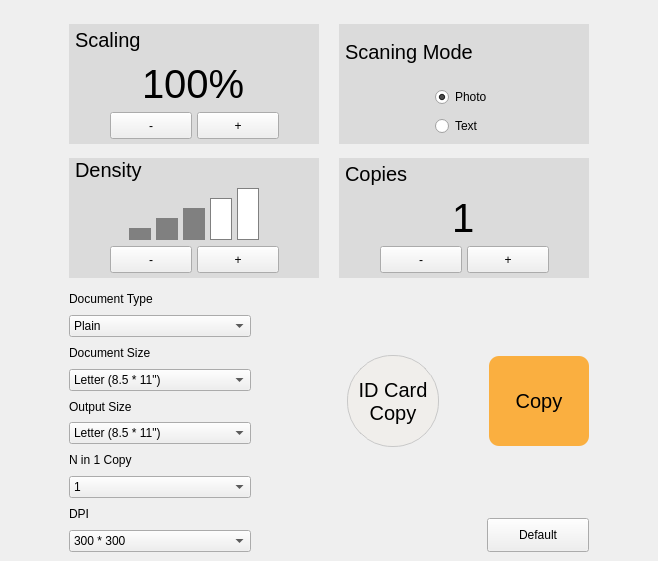
<?xml version="1.0" encoding="UTF-8"?>
<ui version="4.0">
 <class>TabCopy</class>
 <widget class="QWidget" name="TabCopy">
  <property name="geometry">
   <rect>
    <x>0</x>
    <y>0</y>
    <width>658</width>
    <height>561</height>
   </rect>
  </property>
  <property name="windowTitle">
   <string>Form</string>
  </property>
  <property name="styleSheet">
   <string notr="true">#bg_scaling,#bg_scaningMode,#bg_density,#bg_copies{
background-color: rgb(219, 219, 219);
min-width:250px;
max-width:250px;
min-height:120px;
max-height:120px;
}
#bg_scaling:!enabled{
background-color: rgb(190, 190, 190);
}
#label_scaling,#label_scaningMode,#label_density,#label_copies{
font: 20px;
padding-left:1px;
max-height:1em;
}
#scaling,#copies{font:40px}
#density{
min-width:130px;
max-width:130px;
min-height:52px;
max-height:52px;
}
#density1,#density2,#density3,
#density4,#density5{
min-width:20;
max-width:20;
min-height:10;
max-height:10;
background-color:gray;
border:1px solid gray;
}
#density2{
min-height:20;
max-height:20;
}
#density3{
min-height:30;
max-height:30;
}
#density4{
min-height:40;
max-height:40;
background-color:white;
}
#density5{
min-height:50;
max-height:50;
background-color:white;
}

QComboBox{
min-width:180px;
max-width:180px;
}


QToolButton{
 border-radius: 45px;
min-width:90px;
max-width:90px;
min-height:90px;
max-height:90px;
	background-color: #f0eeeb; 
border: 1px solid #c8c8c8;
font:20px;
/*	color: #4c4c4c;*/
}

#IDCardCopy:pressed{
	background-color:gray;
}
#IDCardCopy:!enabled{
	background-color:gray;
}

#copy{
min-width:100px;
max-width:100px;
 border-radius: 10px;
border:none;
}

#copy:!enabled{
	background-color:#9d9b98;
}
#copy:enabled:!pressed{
	background-color:#faaf40;
}
#copy:pressed{
/*	background-color:#71c2cd;*/
	background-color:#9d9b98;
}

QPushButton{
	min-width:80;
	max-width:80;
	min-height:25;
	max-height:25;
}

#btn_default{
	min-width:100;
	max-width:100;
	min-height:32;
	max-height:32;
}</string>
  </property>
  <layout class="QHBoxLayout" name="horizontalLayout">
   <property name="bottomMargin">
    <number>0</number>
   </property>
   <item>
    <spacer name="horizontalSpacer_4">
     <property name="orientation">
      <enum>Qt::Horizontal</enum>
     </property>
     <property name="sizeHint" stdset="0">
      <size>
       <width>40</width>
       <height>20</height>
      </size>
     </property>
    </spacer>
   </item>
   <item>
    <widget class="QWidget" name="widget" native="true">
     <layout class="QVBoxLayout" name="verticalLayout_2">
      <item>
       <widget class="QWidget" name="widget2" native="true">
        <layout class="QGridLayout" name="gridLayout">
         <property name="leftMargin">
          <number>0</number>
         </property>
         <property name="topMargin">
          <number>0</number>
         </property>
         <property name="rightMargin">
          <number>0</number>
         </property>
         <property name="bottomMargin">
          <number>0</number>
         </property>
         <property name="horizontalSpacing">
          <number>20</number>
         </property>
         <property name="verticalSpacing">
          <number>10</number>
         </property>
         <item row="2" column="2">
          <widget class="QWidget" name="bg_copies" native="true">
           <layout class="QVBoxLayout" name="verticalLayout_4">
            <property name="spacing">
             <number>5</number>
            </property>
            <property name="leftMargin">
             <number>0</number>
            </property>
            <property name="topMargin">
             <number>0</number>
            </property>
            <property name="rightMargin">
             <number>0</number>
            </property>
            <property name="bottomMargin">
             <number>5</number>
            </property>
            <item>
             <widget class="QLabel" name="label_copies">
              <property name="text">
               <string>Copies</string>
              </property>
             </widget>
            </item>
            <item alignment="Qt::AlignHCenter">
             <widget class="QLabel" name="copies">
              <property name="text">
               <string>1</string>
              </property>
             </widget>
            </item>
            <item>
             <layout class="QHBoxLayout" name="horizontalLayout_5">
              <item>
               <spacer name="horizontalSpacer_11">
                <property name="orientation">
                 <enum>Qt::Horizontal</enum>
                </property>
                <property name="sizeHint" stdset="0">
                 <size>
                  <width>40</width>
                  <height>20</height>
                 </size>
                </property>
               </spacer>
              </item>
              <item>
               <widget class="QPushButton" name="copies_minus">
                <property name="focusPolicy">
                 <enum>Qt::NoFocus</enum>
                </property>
                <property name="text">
                 <string>-</string>
                </property>
                <property name="autoRepeat">
                 <bool>true</bool>
                </property>
               </widget>
              </item>
              <item>
               <widget class="QPushButton" name="copies_plus">
                <property name="focusPolicy">
                 <enum>Qt::NoFocus</enum>
                </property>
                <property name="text">
                 <string>+</string>
                </property>
                <property name="autoRepeat">
                 <bool>true</bool>
                </property>
               </widget>
              </item>
              <item>
               <spacer name="horizontalSpacer_12">
                <property name="orientation">
                 <enum>Qt::Horizontal</enum>
                </property>
                <property name="sizeHint" stdset="0">
                 <size>
                  <width>40</width>
                  <height>20</height>
                 </size>
                </property>
               </spacer>
              </item>
             </layout>
            </item>
           </layout>
          </widget>
         </item>
         <item row="0" column="0">
          <widget class="QWidget" name="bg_scaling" native="true">
           <property name="minimumSize">
            <size>
             <width>250</width>
             <height>120</height>
            </size>
           </property>
           <property name="maximumSize">
            <size>
             <width>250</width>
             <height>120</height>
            </size>
           </property>
           <layout class="QVBoxLayout" name="verticalLayout_7">
            <property name="spacing">
             <number>5</number>
            </property>
            <property name="leftMargin">
             <number>0</number>
            </property>
            <property name="topMargin">
             <number>0</number>
            </property>
            <property name="rightMargin">
             <number>0</number>
            </property>
            <property name="bottomMargin">
             <number>5</number>
            </property>
            <item>
             <widget class="QLabel" name="label_scaling">
              <property name="text">
               <string>Scaling</string>
              </property>
             </widget>
            </item>
            <item alignment="Qt::AlignHCenter">
             <widget class="QLabel" name="scaling">
              <property name="text">
               <string>100%</string>
              </property>
             </widget>
            </item>
            <item>
             <layout class="QHBoxLayout" name="horizontalLayout_3">
              <item>
               <spacer name="horizontalSpacer_9">
                <property name="orientation">
                 <enum>Qt::Horizontal</enum>
                </property>
                <property name="sizeHint" stdset="0">
                 <size>
                  <width>40</width>
                  <height>20</height>
                 </size>
                </property>
               </spacer>
              </item>
              <item>
               <widget class="QPushButton" name="scaling_minus">
                <property name="focusPolicy">
                 <enum>Qt::NoFocus</enum>
                </property>
                <property name="text">
                 <string>-</string>
                </property>
                <property name="autoRepeat">
                 <bool>true</bool>
                </property>
               </widget>
              </item>
              <item>
               <widget class="QPushButton" name="scaling_plus">
                <property name="focusPolicy">
                 <enum>Qt::NoFocus</enum>
                </property>
                <property name="text">
                 <string>+</string>
                </property>
                <property name="autoRepeat">
                 <bool>true</bool>
                </property>
               </widget>
              </item>
              <item>
               <spacer name="horizontalSpacer_10">
                <property name="orientation">
                 <enum>Qt::Horizontal</enum>
                </property>
                <property name="sizeHint" stdset="0">
                 <size>
                  <width>40</width>
                  <height>20</height>
                 </size>
                </property>
               </spacer>
              </item>
             </layout>
            </item>
           </layout>
          </widget>
         </item>
         <item row="2" column="0">
          <widget class="QWidget" name="bg_density" native="true">
           <property name="minimumSize">
            <size>
             <width>250</width>
             <height>120</height>
            </size>
           </property>
           <property name="maximumSize">
            <size>
             <width>250</width>
             <height>120</height>
            </size>
           </property>
           <layout class="QVBoxLayout" name="verticalLayout_5">
            <property name="spacing">
             <number>5</number>
            </property>
            <property name="leftMargin">
             <number>0</number>
            </property>
            <property name="topMargin">
             <number>0</number>
            </property>
            <property name="rightMargin">
             <number>0</number>
            </property>
            <property name="bottomMargin">
             <number>5</number>
            </property>
            <item>
             <widget class="QLabel" name="label_density">
              <property name="text">
               <string>Density</string>
              </property>
             </widget>
            </item>
            <item>
             <spacer name="verticalSpacer">
              <property name="orientation">
               <enum>Qt::Vertical</enum>
              </property>
              <property name="sizeHint" stdset="0">
               <size>
                <width>20</width>
                <height>40</height>
               </size>
              </property>
             </spacer>
            </item>
            <item alignment="Qt::AlignHCenter">
             <widget class="QWidget" name="density" native="true">
              <layout class="QHBoxLayout" name="horizontalLayout_2">
               <property name="spacing">
                <number>5</number>
               </property>
               <property name="leftMargin">
                <number>0</number>
               </property>
               <property name="topMargin">
                <number>0</number>
               </property>
               <property name="rightMargin">
                <number>0</number>
               </property>
               <property name="bottomMargin">
                <number>0</number>
               </property>
               <item alignment="Qt::AlignBottom">
                <widget class="QLabel" name="density1">
                 <property name="sizePolicy">
                  <sizepolicy hsizetype="Preferred" vsizetype="Fixed">
                   <horstretch>0</horstretch>
                   <verstretch>0</verstretch>
                  </sizepolicy>
                 </property>
                 <property name="minimumSize">
                  <size>
                   <width>22</width>
                   <height>12</height>
                  </size>
                 </property>
                 <property name="maximumSize">
                  <size>
                   <width>22</width>
                   <height>12</height>
                  </size>
                 </property>
                </widget>
               </item>
               <item alignment="Qt::AlignBottom">
                <widget class="QLabel" name="density2">
                 <property name="sizePolicy">
                  <sizepolicy hsizetype="Preferred" vsizetype="Fixed">
                   <horstretch>0</horstretch>
                   <verstretch>0</verstretch>
                  </sizepolicy>
                 </property>
                 <property name="minimumSize">
                  <size>
                   <width>22</width>
                   <height>22</height>
                  </size>
                 </property>
                 <property name="maximumSize">
                  <size>
                   <width>22</width>
                   <height>22</height>
                  </size>
                 </property>
                </widget>
               </item>
               <item alignment="Qt::AlignBottom">
                <widget class="QLabel" name="density3">
                 <property name="sizePolicy">
                  <sizepolicy hsizetype="Preferred" vsizetype="Fixed">
                   <horstretch>0</horstretch>
                   <verstretch>0</verstretch>
                  </sizepolicy>
                 </property>
                 <property name="minimumSize">
                  <size>
                   <width>22</width>
                   <height>32</height>
                  </size>
                 </property>
                 <property name="maximumSize">
                  <size>
                   <width>22</width>
                   <height>32</height>
                  </size>
                 </property>
                </widget>
               </item>
               <item alignment="Qt::AlignBottom">
                <widget class="QLabel" name="density4">
                 <property name="sizePolicy">
                  <sizepolicy hsizetype="Preferred" vsizetype="Fixed">
                   <horstretch>0</horstretch>
                   <verstretch>0</verstretch>
                  </sizepolicy>
                 </property>
                 <property name="minimumSize">
                  <size>
                   <width>22</width>
                   <height>42</height>
                  </size>
                 </property>
                 <property name="maximumSize">
                  <size>
                   <width>22</width>
                   <height>42</height>
                  </size>
                 </property>
                </widget>
               </item>
               <item alignment="Qt::AlignBottom">
                <widget class="QLabel" name="density5">
                 <property name="sizePolicy">
                  <sizepolicy hsizetype="Preferred" vsizetype="Fixed">
                   <horstretch>0</horstretch>
                   <verstretch>0</verstretch>
                  </sizepolicy>
                 </property>
                 <property name="minimumSize">
                  <size>
                   <width>22</width>
                   <height>52</height>
                  </size>
                 </property>
                 <property name="maximumSize">
                  <size>
                   <width>22</width>
                   <height>52</height>
                  </size>
                 </property>
                </widget>
               </item>
              </layout>
             </widget>
            </item>
            <item>
             <spacer name="verticalSpacer_2">
              <property name="orientation">
               <enum>Qt::Vertical</enum>
              </property>
              <property name="sizeHint" stdset="0">
               <size>
                <width>20</width>
                <height>40</height>
               </size>
              </property>
             </spacer>
            </item>
            <item>
             <layout class="QHBoxLayout" name="horizontalLayout_4">
              <item>
               <spacer name="horizontalSpacer_7">
                <property name="orientation">
                 <enum>Qt::Horizontal</enum>
                </property>
                <property name="sizeHint" stdset="0">
                 <size>
                  <width>40</width>
                  <height>20</height>
                 </size>
                </property>
               </spacer>
              </item>
              <item>
               <widget class="QPushButton" name="density_minus">
                <property name="focusPolicy">
                 <enum>Qt::NoFocus</enum>
                </property>
                <property name="text">
                 <string>-</string>
                </property>
                <property name="autoRepeat">
                 <bool>true</bool>
                </property>
               </widget>
              </item>
              <item>
               <widget class="QPushButton" name="density_plus">
                <property name="focusPolicy">
                 <enum>Qt::NoFocus</enum>
                </property>
                <property name="text">
                 <string>+</string>
                </property>
                <property name="autoRepeat">
                 <bool>true</bool>
                </property>
               </widget>
              </item>
              <item>
               <spacer name="horizontalSpacer_8">
                <property name="orientation">
                 <enum>Qt::Horizontal</enum>
                </property>
                <property name="sizeHint" stdset="0">
                 <size>
                  <width>40</width>
                  <height>20</height>
                 </size>
                </property>
               </spacer>
              </item>
             </layout>
            </item>
           </layout>
          </widget>
         </item>
         <item row="0" column="2">
          <widget class="QWidget" name="bg_scaningMode" native="true">
           <layout class="QVBoxLayout" name="verticalLayout_6">
            <property name="spacing">
             <number>5</number>
            </property>
            <property name="leftMargin">
             <number>0</number>
            </property>
            <property name="topMargin">
             <number>0</number>
            </property>
            <property name="rightMargin">
             <number>0</number>
            </property>
            <property name="bottomMargin">
             <number>5</number>
            </property>
            <item>
             <widget class="QLabel" name="label_scaningMode">
              <property name="text">
               <string>Scaning Mode</string>
              </property>
             </widget>
            </item>
            <item alignment="Qt::AlignHCenter">
             <widget class="QWidget" name="ScaningMode" native="true">
              <layout class="QVBoxLayout" name="verticalLayout">
               <property name="leftMargin">
                <number>0</number>
               </property>
               <property name="topMargin">
                <number>0</number>
               </property>
               <property name="rightMargin">
                <number>0</number>
               </property>
               <property name="bottomMargin">
                <number>0</number>
               </property>
               <item>
                <widget class="QRadioButton" name="photo">
                 <property name="focusPolicy">
                  <enum>Qt::NoFocus</enum>
                 </property>
                 <property name="text">
                  <string>Photo</string>
                 </property>
                 <property name="checked">
                  <bool>true</bool>
                 </property>
                </widget>
               </item>
               <item>
                <widget class="QRadioButton" name="text">
                 <property name="focusPolicy">
                  <enum>Qt::NoFocus</enum>
                 </property>
                 <property name="text">
                  <string>Text</string>
                 </property>
                </widget>
               </item>
              </layout>
             </widget>
            </item>
           </layout>
          </widget>
         </item>
        </layout>
       </widget>
      </item>
      <item>
       <layout class="QHBoxLayout" name="horizontalLayout_6">
        <item>
         <layout class="QVBoxLayout" name="verticalLayout_8">
          <item>
           <widget class="QLabel" name="label_9">
            <property name="text">
             <string>Document Type</string>
            </property>
           </widget>
          </item>
          <item>
           <widget class="QComboBox" name="combo_documentType">
            <property name="focusPolicy">
             <enum>Qt::NoFocus</enum>
            </property>
            <item>
             <property name="text">
              <string>Plain</string>
             </property>
            </item>
            <item>
             <property name="text">
              <string>Recycled</string>
             </property>
            </item>
            <item>
             <property name="text">
              <string>Thick</string>
             </property>
            </item>
            <item>
             <property name="text">
              <string>Thin</string>
             </property>
            </item>
            <item>
             <property name="text">
              <string>Label</string>
             </property>
            </item>
           </widget>
          </item>
          <item>
           <widget class="QLabel" name="label_10">
            <property name="text">
             <string>Document Size</string>
            </property>
           </widget>
          </item>
          <item>
           <widget class="QComboBox" name="combo_documentSize">
            <property name="focusPolicy">
             <enum>Qt::NoFocus</enum>
            </property>
            <item>
             <property name="text">
              <string>Letter (8.5 * 11&quot;)</string>
             </property>
            </item>
            <item>
             <property name="text">
              <string>A4 (210 * 297mm)</string>
             </property>
            </item>
            <item>
             <property name="text">
              <string>A5 (148 * 210mm)</string>
             </property>
            </item>
            <item>
             <property name="text">
              <string>B5 (182 * 257mm)</string>
             </property>
            </item>
            <item>
             <property name="text">
              <string>Executive (7.25 * 105&quot;)</string>
             </property>
            </item>
           </widget>
          </item>
          <item>
           <widget class="QLabel" name="label_11">
            <property name="text">
             <string>Output Size</string>
            </property>
           </widget>
          </item>
          <item>
           <widget class="QComboBox" name="combo_outputSize">
            <property name="focusPolicy">
             <enum>Qt::NoFocus</enum>
            </property>
            <item>
             <property name="text">
              <string>Letter (8.5 * 11&quot;)</string>
             </property>
            </item>
            <item>
             <property name="text">
              <string>A4 (210 * 297mm)</string>
             </property>
            </item>
            <item>
             <property name="text">
              <string>A5 (148 * 210mm)</string>
             </property>
            </item>
            <item>
             <property name="text">
              <string>A6 (105 * 148mm)</string>
             </property>
            </item>
            <item>
             <property name="text">
              <string>B5 (182 * 257mm)</string>
             </property>
            </item>
            <item>
             <property name="text">
              <string>B6 (128 * 182mm)</string>
             </property>
            </item>
            <item>
             <property name="text">
              <string>Executive (7.25 * 105&quot;)</string>
             </property>
            </item>
            <item>
             <property name="text">
              <string>16K (185 * 260mm)</string>
             </property>
            </item>
           </widget>
          </item>
          <item>
           <widget class="QLabel" name="label_12">
            <property name="text">
             <string>N in 1 Copy</string>
            </property>
           </widget>
          </item>
          <item>
           <widget class="QComboBox" name="combo_nIn1Copy">
            <property name="focusPolicy">
             <enum>Qt::NoFocus</enum>
            </property>
            <item>
             <property name="text">
              <string>1</string>
             </property>
            </item>
            <item>
             <property name="text">
              <string>2</string>
             </property>
            </item>
            <item>
             <property name="text">
              <string>4</string>
             </property>
            </item>
            <item>
             <property name="text">
              <string>9</string>
             </property>
            </item>
           </widget>
          </item>
          <item>
           <widget class="QLabel" name="label_13">
            <property name="text">
             <string>DPI</string>
            </property>
           </widget>
          </item>
          <item>
           <widget class="QComboBox" name="combo_dpi">
            <property name="focusPolicy">
             <enum>Qt::NoFocus</enum>
            </property>
            <item>
             <property name="text">
              <string>300 * 300</string>
             </property>
            </item>
            <item>
             <property name="text">
              <string>600 * 600</string>
             </property>
            </item>
           </widget>
          </item>
         </layout>
        </item>
        <item>
         <layout class="QVBoxLayout" name="verticalLayout_10">
          <item>
           <spacer name="verticalSpacer_4">
            <property name="orientation">
             <enum>Qt::Vertical</enum>
            </property>
            <property name="sizeHint" stdset="0">
             <size>
              <width>20</width>
              <height>40</height>
             </size>
            </property>
           </spacer>
          </item>
          <item>
           <layout class="QHBoxLayout" name="horizontalLayout_8">
            <property name="spacing">
             <number>50</number>
            </property>
            <item>
             <spacer name="horizontalSpacer">
              <property name="orientation">
               <enum>Qt::Horizontal</enum>
              </property>
              <property name="sizeHint" stdset="0">
               <size>
                <width>40</width>
                <height>20</height>
               </size>
              </property>
             </spacer>
            </item>
            <item>
             <widget class="QToolButton" name="IDCardCopy">
              <property name="focusPolicy">
               <enum>Qt::NoFocus</enum>
              </property>
              <property name="text">
               <string>ID Card
Copy</string>
              </property>
             </widget>
            </item>
            <item>
             <widget class="QToolButton" name="copy">
              <property name="focusPolicy">
               <enum>Qt::NoFocus</enum>
              </property>
              <property name="text">
               <string>Copy</string>
              </property>
             </widget>
            </item>
           </layout>
          </item>
          <item>
           <spacer name="verticalSpacer_3">
            <property name="orientation">
             <enum>Qt::Vertical</enum>
            </property>
            <property name="sizeHint" stdset="0">
             <size>
              <width>20</width>
              <height>40</height>
             </size>
            </property>
           </spacer>
          </item>
          <item>
           <layout class="QHBoxLayout" name="horizontalLayout_7">
            <item>
             <spacer name="horizontalSpacer_3">
              <property name="orientation">
               <enum>Qt::Horizontal</enum>
              </property>
              <property name="sizeHint" stdset="0">
               <size>
                <width>40</width>
                <height>20</height>
               </size>
              </property>
             </spacer>
            </item>
            <item>
             <widget class="QPushButton" name="btn_default">
              <property name="focusPolicy">
               <enum>Qt::NoFocus</enum>
              </property>
              <property name="text">
               <string>Default</string>
              </property>
             </widget>
            </item>
           </layout>
          </item>
         </layout>
        </item>
       </layout>
      </item>
     </layout>
    </widget>
   </item>
   <item>
    <spacer name="horizontalSpacer_5">
     <property name="orientation">
      <enum>Qt::Horizontal</enum>
     </property>
     <property name="sizeHint" stdset="0">
      <size>
       <width>40</width>
       <height>20</height>
      </size>
     </property>
    </spacer>
   </item>
  </layout>
 </widget>
 <resources/>
 <connections/>
</ui>
